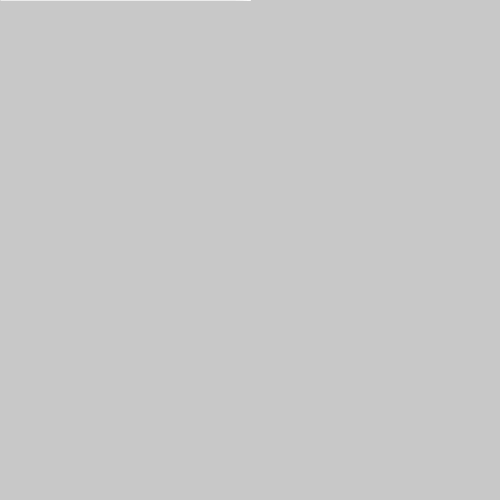
Frame 1 (no input)
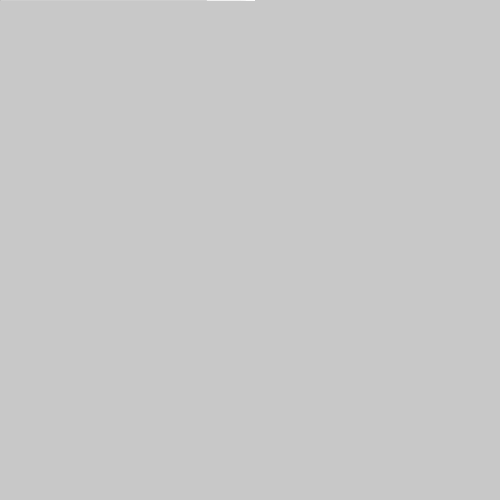
Frame 60 (the mouse pressed at the canvas centre just before this capture)
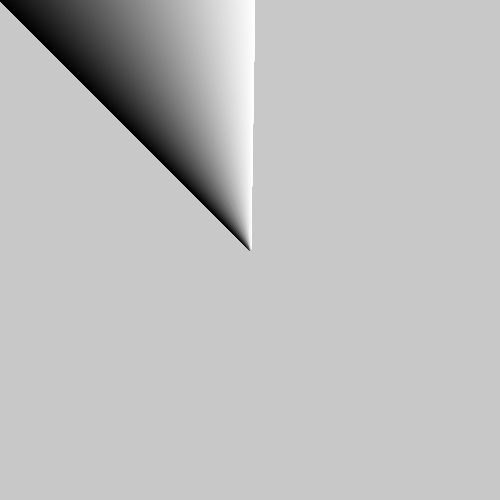
Frame 120 (the mouse held since frame 60 and released just before this capture)

The Processing sketch that drew these frames (run headless with seeded random() and noise(); from frame 60 on, the mouse is pressed at the canvas centre):

// Processing sketch: processing_142556
// ── processing_142556.pde

void setup(){

size(500,500);
background(200);

// wiederholung
frameRate (11);

}

void draw(){
  
  for (int i = 200; i < width; i++)
  {
   // r = zufällig zwischen 0 und 255
   float r = random(255);
   stroke (r);
   noFill();
   strokeWeight(1);
   translate (0,0);
   line(r,0,mouseX,mouseY);
   
  
  
  }
}
